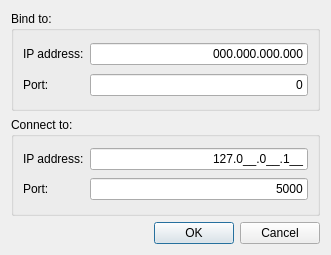
<?xml version="1.0" encoding="UTF-8"?>
<ui version="4.0">
 <class>NetworkSettings</class>
 <widget class="QDialog" name="NetworkSettings">
  <property name="geometry">
   <rect>
    <x>0</x>
    <y>0</y>
    <width>331</width>
    <height>255</height>
   </rect>
  </property>
  <property name="windowTitle">
   <string>EarthBase - Network Settings</string>
  </property>
  <layout class="QVBoxLayout" name="verticalLayout">
   <item>
    <widget class="QGroupBox" name="groupBox">
     <property name="title">
      <string>Bind to:</string>
     </property>
     <layout class="QGridLayout" name="gridLayout">
      <item row="0" column="0">
       <widget class="QLabel" name="label">
        <property name="text">
         <string>IP address:</string>
        </property>
       </widget>
      </item>
      <item row="0" column="1">
       <widget class="QLineEdit" name="lineEditBindIpAddress">
        <property name="inputMask">
         <string>000.000.000.000;_</string>
        </property>
        <property name="text">
         <string>000.000.000.000</string>
        </property>
        <property name="alignment">
         <set>Qt::AlignRight|Qt::AlignTrailing|Qt::AlignVCenter</set>
        </property>
       </widget>
      </item>
      <item row="1" column="0">
       <widget class="QLabel" name="label_2">
        <property name="text">
         <string>Port:</string>
        </property>
       </widget>
      </item>
      <item row="1" column="1">
       <widget class="QLineEdit" name="lineEditBindPort">
        <property name="text">
         <string>0</string>
        </property>
        <property name="alignment">
         <set>Qt::AlignRight|Qt::AlignTrailing|Qt::AlignVCenter</set>
        </property>
       </widget>
      </item>
     </layout>
    </widget>
   </item>
   <item>
    <widget class="QGroupBox" name="groupBox_2">
     <property name="title">
      <string>Connect to:</string>
     </property>
     <layout class="QGridLayout" name="gridLayout_2">
      <item row="0" column="0">
       <widget class="QLabel" name="label_3">
        <property name="text">
         <string>IP address:</string>
        </property>
       </widget>
      </item>
      <item row="0" column="1">
       <widget class="QLineEdit" name="lineEditConnectIpAddress">
        <property name="inputMask">
         <string>000.000.000.000;_</string>
        </property>
        <property name="text">
         <string>127.0.0.1</string>
        </property>
        <property name="alignment">
         <set>Qt::AlignRight|Qt::AlignTrailing|Qt::AlignVCenter</set>
        </property>
       </widget>
      </item>
      <item row="1" column="0">
       <widget class="QLabel" name="label_4">
        <property name="text">
         <string>Port:</string>
        </property>
       </widget>
      </item>
      <item row="1" column="1">
       <widget class="QLineEdit" name="lineEditConnectPort">
        <property name="text">
         <string>5000</string>
        </property>
        <property name="alignment">
         <set>Qt::AlignRight|Qt::AlignTrailing|Qt::AlignVCenter</set>
        </property>
       </widget>
      </item>
     </layout>
    </widget>
   </item>
   <item>
    <widget class="QDialogButtonBox" name="buttonBox">
     <property name="orientation">
      <enum>Qt::Horizontal</enum>
     </property>
     <property name="standardButtons">
      <set>QDialogButtonBox::Cancel|QDialogButtonBox::Ok</set>
     </property>
    </widget>
   </item>
  </layout>
 </widget>
 <resources/>
 <connections>
  <connection>
   <sender>buttonBox</sender>
   <signal>accepted()</signal>
   <receiver>NetworkSettings</receiver>
   <slot>accept()</slot>
   <hints>
    <hint type="sourcelabel">
     <x>248</x>
     <y>254</y>
    </hint>
    <hint type="destinationlabel">
     <x>157</x>
     <y>274</y>
    </hint>
   </hints>
  </connection>
  <connection>
   <sender>buttonBox</sender>
   <signal>rejected()</signal>
   <receiver>NetworkSettings</receiver>
   <slot>reject()</slot>
   <hints>
    <hint type="sourcelabel">
     <x>316</x>
     <y>260</y>
    </hint>
    <hint type="destinationlabel">
     <x>286</x>
     <y>274</y>
    </hint>
   </hints>
  </connection>
 </connections>
</ui>
